Frame 1 (no input): blank canvas, image omitted
Frame 60 (the mouse pressed at the canvas centre just before this capture): blank canvas, image omitted
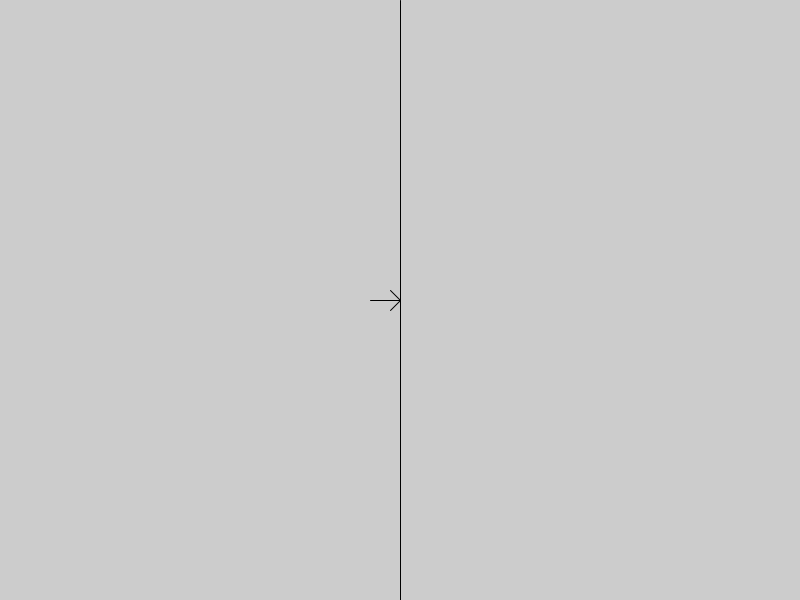
Frame 120 (the mouse held since frame 60 and released just before this capture)

The Processing sketch whose frames 1 and 60 were blank and that drew this single picture after the mouse press (run headless with seeded random() and noise(); from frame 60 on, the mouse is pressed at the canvas centre):

// Processing sketch: liuyue
// ── liuyue.pde
float x;
int offset=10;

void setup(){
  size(800,600);
  smooth();
  x=width/2;
}

void draw(){
  background(204);
  if(mouseX>x){
    x+=0.5;
    offset=-10;
  }
  if (mouseX<x){
    x-=0.5;
    offset=10;
  }
  line(x,0,x,height);
  line(mouseX,mouseY,mouseX+offset,mouseY-10);
  line(mouseX,mouseY,mouseX+offset,mouseY+10);
  line(mouseX,mouseY,mouseX+offset*3,mouseY);
}
